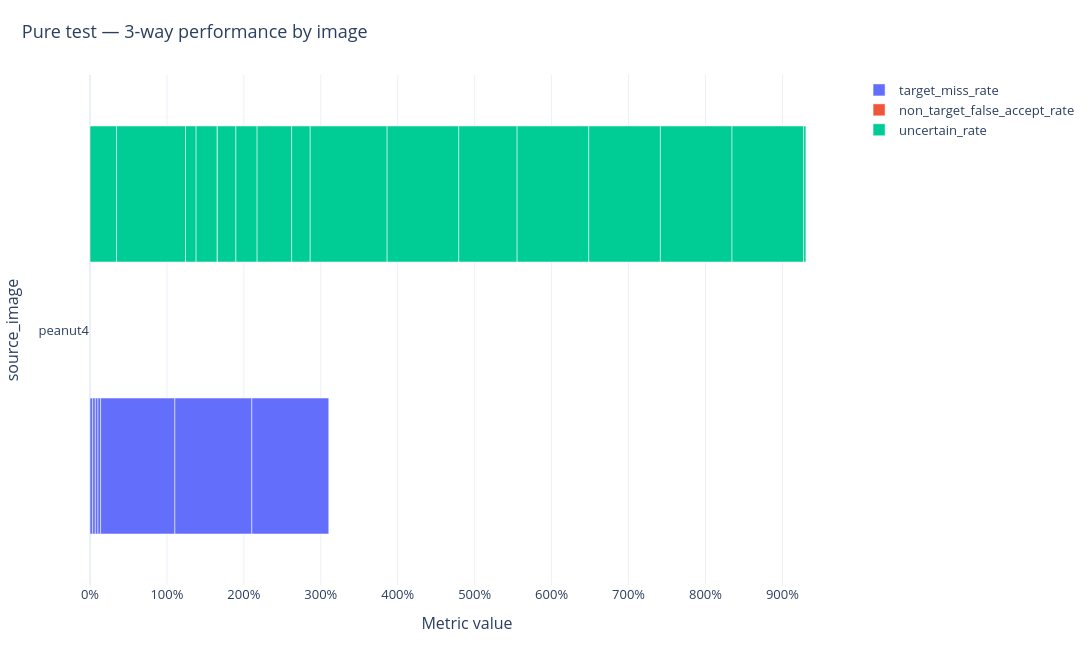

Here is the notebook cell this chart was saved with:
### Code cell
plot_per_image_performance(
    pure_test_3way_by_image_df,
    image_col="source_image",
    metric_cols=(
        "target_miss_rate",
        "non_target_false_accept_rate",
        "uncertain_rate",
    ),
    config_col="selected_config_id",
    sort_metric="target_miss_rate",
    worst_first=True,
    top_n=20,
    title="Pure test — 3-way performance by image",
    show=True,
)

### Figure 1 — Plotly figure (JSON) as saved in the notebook; plotly's stock layout.template omitted (floating-point values rounded to 4 significant figures)
{"data": [{"customdata": [["optuna_object_matrix_0105"], ["optuna_object_matrix_0081"], ["04A_pixel_matrix_0006"], ["04A_pixel_matrix_0005"], ["04A_pixel_matrix_0004"], ["04A_pixel_matrix_0003"], ["04A_pixel_matrix_0002"], ["04A_pixel_matrix_0001"], ["04A_object_matrix_0015"], ["04A_object_matrix_0012"], ["04A_object_matrix_0001"], ["04A_object_matrix_0006"], ["04A_object_matrix_0007"], ["04A_object_matrix_0004"], ["04A_object_matrix_0003"], ["04A_object_matrix_0002"], ["04A_object_matrix_0005"], ["04A_object_matrix_0009"], ["04A_object_matrix_0010"], ["04A_object_matrix_0008"]], "hovertemplate": "image: %{y}<br>target_miss_rate: %{x:.2%}<br>selected_config_id: %{customdata[0]}<br><extra></extra>", "marker": {"color": "#636EFA"}, "name": "target_miss_rate", "orientation": "h", "type": "bar", "x": [0.0, 0.0, 0.0, 0.0, 0.0, 0.0, 0.0, 0.0, 0.0, 0.0, 0.0, 0.0, 0.0, 0.03448, 0.03448, 0.03448, 0.03448, 0.9655, 1.0, 1.0], "y": ["peanut4", "peanut4", "peanut4", "peanut4", "peanut4", "peanut4", "peanut4", "peanut4", "peanut4", "peanut4", "peanut4", "peanut4", "peanut4", "peanut4", "peanut4", "peanut4", "peanut4", "peanut4", "peanut4", "peanut4"]}, {"customdata": [["optuna_object_matrix_0105"], ["optuna_object_matrix_0081"], ["04A_pixel_matrix_0006"], ["04A_pixel_matrix_0005"], ["04A_pixel_matrix_0004"], ["04A_pixel_matrix_0003"], ["04A_pixel_matrix_0002"], ["04A_pixel_matrix_0001"], ["04A_object_matrix_0015"], ["04A_object_matrix_0012"], ["04A_object_matrix_0001"], ["04A_object_matrix_0006"], ["04A_object_matrix_0007"], ["04A_object_matrix_0004"], ["04A_object_matrix_0003"], ["04A_object_matrix_0002"], ["04A_object_matrix_0005"], ["04A_object_matrix_0009"], ["04A_object_matrix_0010"], ["04A_object_matrix_0008"]], "hovertemplate": "image: %{y}<br>non_target_false_accept_rate: %{x:.2%}<br>selected_config_id: %{customdata[0]}<br><extra></extra>", "marker": {"color": "#EF553B"}, "name": "non_target_false_accept_rate", "orientation": "h", "type": "bar", "x": [NaN, NaN, NaN, NaN, NaN, NaN, NaN, NaN, NaN, NaN, NaN, NaN, NaN, NaN, NaN, NaN, NaN, NaN, NaN, NaN], "y": ["peanut4", "peanut4", "peanut4", "peanut4", "peanut4", "peanut4", "peanut4", "peanut4", "peanut4", "peanut4", "peanut4", "peanut4", "peanut4", "peanut4", "peanut4", "peanut4", "peanut4", "peanut4", "peanut4", "peanut4"]}, {"customdata": [["optuna_object_matrix_0105"], ["optuna_object_matrix_0081"], ["04A_pixel_matrix_0006"], ["04A_pixel_matrix_0005"], ["04A_pixel_matrix_0004"], ["04A_pixel_matrix_0003"], ["04A_pixel_matrix_0002"], ["04A_pixel_matrix_0001"], ["04A_object_matrix_0015"], ["04A_object_matrix_0012"], ["04A_object_matrix_0001"], ["04A_object_matrix_0006"], ["04A_object_matrix_0007"], ["04A_object_matrix_0004"], ["04A_object_matrix_0003"], ["04A_object_matrix_0002"], ["04A_object_matrix_0005"], ["04A_object_matrix_0009"], ["04A_object_matrix_0010"], ["04A_object_matrix_0008"]], "hovertemplate": "image: %{y}<br>uncertain_rate: %{x:.2%}<br>selected_config_id: %{customdata[0]}<br><extra></extra>", "marker": {"color": "#00CC96"}, "name": "uncertain_rate", "orientation": "h", "type": "bar", "x": [0.3448, 0.8966, 0.0, 0.1379, 0.2759, 0.0, 0.2414, 0.2759, 0.4483, 0.2414, 1.0, 0.931, 0.7586, 0.931, 0.931, 0.931, 0.931, 0.03448, 0.0, 0.0], "y": ["peanut4", "peanut4", "peanut4", "peanut4", "peanut4", "peanut4", "peanut4", "peanut4", "peanut4", "peanut4", "peanut4", "peanut4", "peanut4", "peanut4", "peanut4", "peanut4", "peanut4", "peanut4", "peanut4", "peanut4"]}], "layout": {"barmode": "group", "font": {"size": 13}, "height": 650, "hoverlabel": {"namelength": -1}, "margin": {"b": 65, "l": 70, "r": 80, "t": 75}, "title": {"font": {"size": 18}, "text": "Pure test — 3-way performance by image", "x": 0.02}, "width": 1100, "xaxis": {"tickformat": ".0%", "title": {"text": "Metric value"}}, "yaxis": {"title": {"text": "source_image"}}}}
